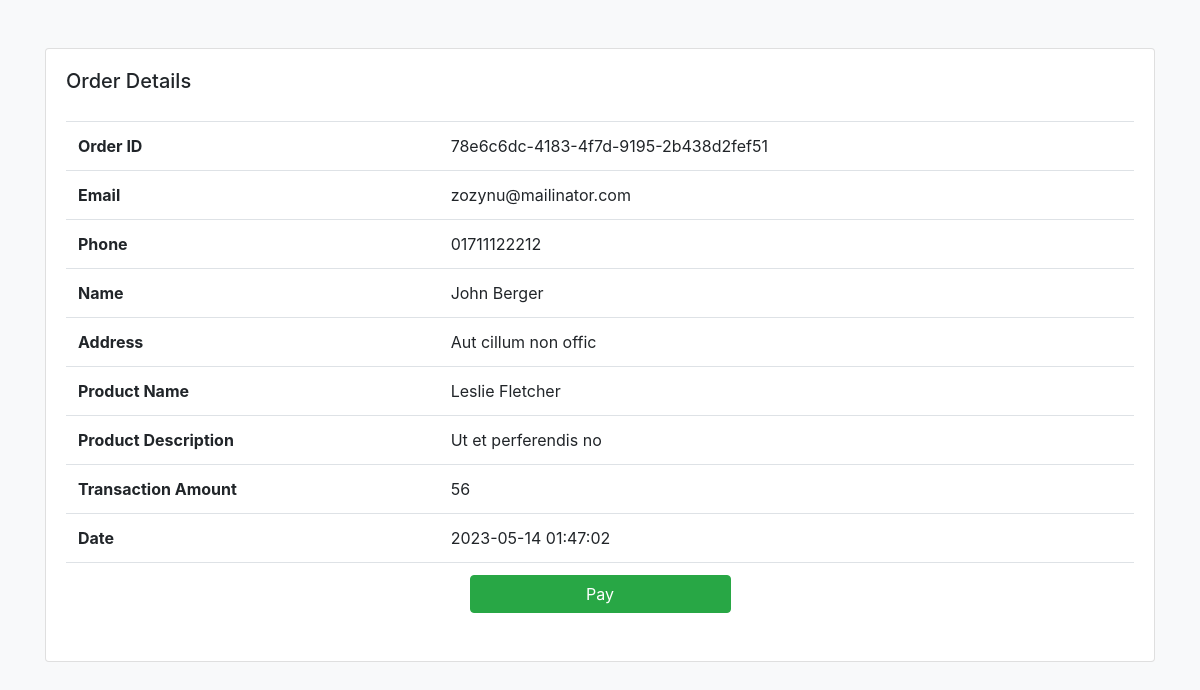
The app's page /order-pay.php?order=78e6c6dc-4183-4f7d-9195-2b438d2fef51 (signed in) with its own data.
### tables this page shows
CREATE TABLE `orders` (
  `id` bigint UNSIGNED NOT NULL,
  `order_id` varchar(64) NOT NULL,
  `phone` varchar(191) NOT NULL,
  `name` varchar(191) NOT NULL,
  `email` varchar(191) NOT NULL,
  `address` text NOT NULL,
  `status` int NOT NULL DEFAULT '1',
  `is_paid` tinyint DEFAULT '0',
  `invoice` varchar(16) DEFAULT NULL,
  `product` varchar(191) NOT NULL,
  `description` varchar(300) DEFAULT NULL,
  `amount` double(14,4) NOT NULL,
  `currency` varchar(5) NOT NULL,
  `created_at` datetime DEFAULT CURRENT_TIMESTAMP,
  `updated_at` datetime DEFAULT CURRENT_TIMESTAMP ON UPDATE CURRENT_TIMESTAMP
);

### app/Services/OrderDetailsService.php (called while the page is built, shortened)
<?php
class OrderDetailsService
{
    public static function get(string $orderId): ?array
    {
        $db = new DatabaseService;
        $pdo = $db->getPDO();
        $stmt = $pdo->prepare('SELECT * FROM orders WHERE order_id = ?');
        $stmt->execute([$orderId]);
        $data = $stmt->fetch();
        return $data;
    }
}

### app/Actions/OrderDetailsAction.php (called while the page is built, shortened)
<?php
class OrderDetailsAction
{
    public static function getDetails(string $orderId):?array
    {
        return OrderDetailsService::get($orderId);
    }
}

### public/order-pay.php (the view, shortened to what this page needs)
<?php
if (isset($_GET['order']) && !empty($_GET['order'])) {
    $order = OrderDetailsAction::getDetails($_GET['order']);
}
$message = '';
include_once './layouts/header.php'; ?>
<div class="card mt-5">
    <div class="card-body">
        <h5 class="card-title">Order Details <span class="text-danger"><?php echo $message ?></span></h5>
        <table class="table table-borderless">
            <table class="table">
                <tr>
                    <th>Order ID</th>
                    <td><?php echo $order['order_id'] ?></td>
                </tr>
                <tr>
                    <th>Email</th>
                    <td><?php echo $order['email'] ?></td>
                </tr>
                <tr>
                    <th>Phone</th>
                    <td><?php echo $order['phone'] ?></td>
                </tr>
                <tr>
                    <th>Name</th>
                    <td><?php echo $order['name'] ?></td>
                </tr>
                <tr>
                    <th>Address</th>
                    <td><?php echo $order['address'] ?></td>
                </tr>
                <tr>
                    <th>Product Name</th>
                    <td><?php echo $order['product'] ?></td>
                </tr>
                <tr>
                    <th>Product Description</th>
                    <td><?php echo $order['description'] ?></td>
                </tr>
                <tr>
                    <th>Transaction Amount</th>
                    <td><?php echo $order['amount'] ?></td>
                </tr>
                <tr>
                    <th>Date</th>
                    <td><?php echo $order['created_at'] ?></td>
                </tr>
                <?php if (!$order['is_paid']) : ?>
                    <tr>
                        <td colspan="2" class="text-center">
                            <form method="post">
                                <input type="submit" name="payBtn" class="btn btn-success col-3" value="Pay">
                            </form>
                        </td>
                    </tr>
                <?php endif; ?>
            </table>
    </div>
</div>
<?php include_once './layouts/footer.php'; ?>

### records on screen
orders: order "78e6c6dc-4183-4f7d-9195-2b438d2fef51", email "zozynu@mailinator.com", phone "01711122212", name "John Berger", address "Aut cillum non offic", product "Leslie Fletcher", description "Ut et perferendis no", amount "56", created_at "2023-05-14 01:47:02"
